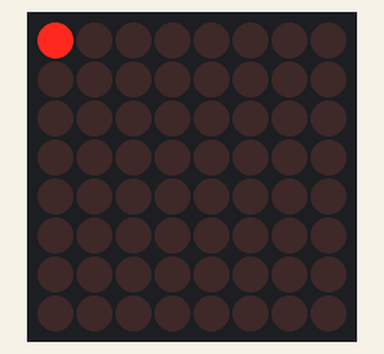
Bench run of a sketch on a simulated Arduino Uno, built with avr-gcc and run on an emulated ATmega328P. Parts: 8×8 LED matrix.

Above: at 0.15 s.
At 1.05 s:
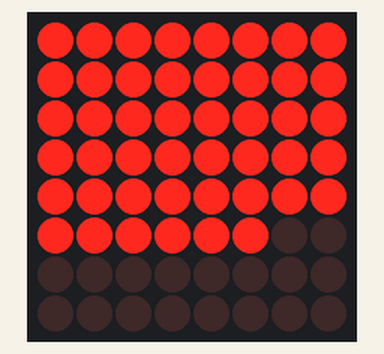
At 9.07 s:
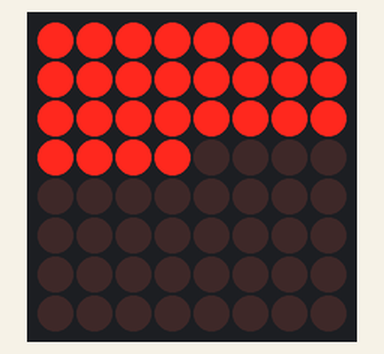
At 19.84 s:
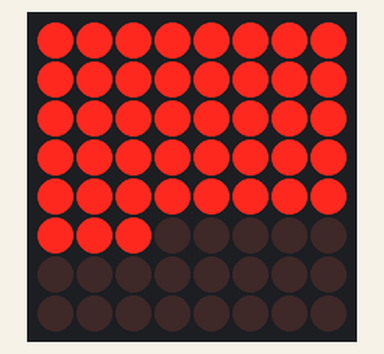
At 29.71 s:
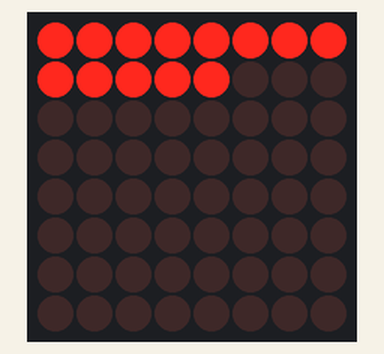
At 39.84 s:
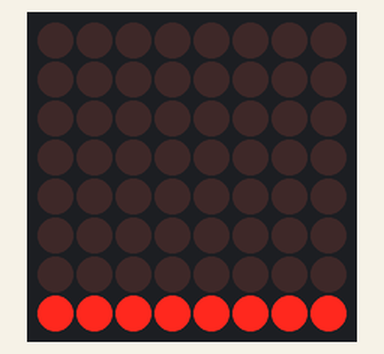

The sketch:

Led8x8.ino
```cpp
#include <binary.h>
#include <LedControl.h>
#define DIN 2
#define CS 3
#define CLK 4

LedControl lc = LedControl(2,4,3,1);
void setup() {
  // put your setup code here, to run once:
  lc.shutdown(0,false);
  lc.setIntensity(0,8);
}

void loop() {

  for (int i=0;i<8;i++){
    for (int j=0;j<8;j++){
      lc.setLed(0,i,j,true);
      delay(20);
    }
  }
  lc.clearDisplay(0);
  for (int i=0;i<8;i++){
    lc.setRow(0,i,B11111111);
    delay(100);
    lc.setRow(0,i,B0000000);

  }
}
```
